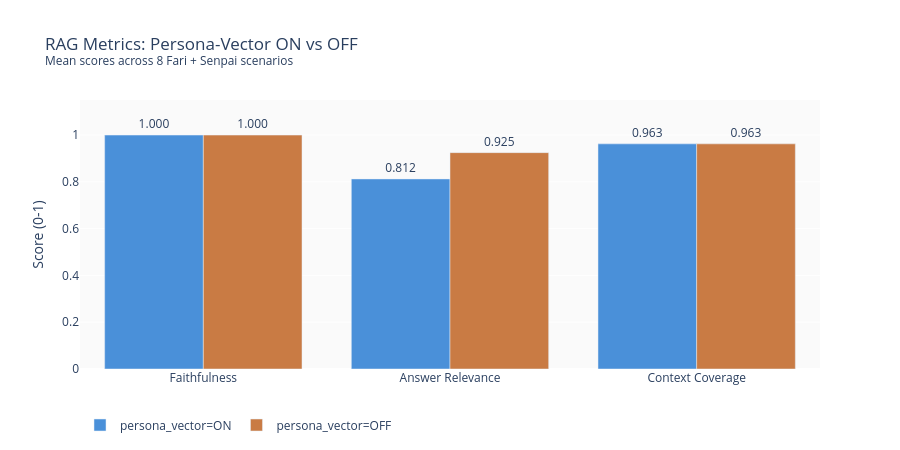

Notebook code for this chart:
### Markdown cell above
## Visualisation — Faithfulness / Relevance / Coverage

### Code cell
try:
    import plotly.graph_objects as go

    metrics = ['faithfulness', 'answer_relevance', 'context_coverage']
    conditions = [True, False]
    labels = ['persona_vector=ON', 'persona_vector=OFF']
    colors = ['#4A90D9', '#C97B44']

    fig = go.Figure()
    for cond, label, color in zip(conditions, labels, colors):
        subset = scored[scored['use_persona_vector'] == cond]
        means = [subset[m].mean() for m in metrics]
        fig.add_trace(go.Bar(
            name=label,
            x=['Faithfulness', 'Answer Relevance', 'Context Coverage'],
            y=means,
            marker_color=color,
            text=[f'{v:.3f}' for v in means],
            textposition='outside',
        ))

    fig.update_layout(
        title='RAG Metrics: Persona-Vector ON vs OFF<br><sup>Mean scores across 8 Fari + Senpai scenarios</sup>',
        yaxis=dict(range=[0, 1.15], title='Score (0-1)'),
        barmode='group',
        plot_bgcolor='#fafafa',
        paper_bgcolor='white',
        height=450,
        legend=dict(orientation='h', y=-0.15),
    )
    fig.show()
except ImportError:
    print('plotly not available — install with: pip install plotly')

### Figure 1 — Plotly figure (JSON) as saved in the notebook; plotly's stock layout.template omitted (floating-point values rounded to 4 significant figures)
{"data": [{"marker": {"color": "#4A90D9"}, "name": "persona_vector=ON", "text": ["1.000", "0.812", "0.963"], "textposition": "outside", "type": "bar", "x": ["Faithfulness", "Answer Relevance", "Context Coverage"], "y": [1, 0.8125, 0.9625]}, {"marker": {"color": "#C97B44"}, "name": "persona_vector=OFF", "text": ["1.000", "0.925", "0.963"], "textposition": "outside", "type": "bar", "x": ["Faithfulness", "Answer Relevance", "Context Coverage"], "y": [1, 0.925, 0.9625]}], "layout": {"barmode": "group", "height": 450, "legend": {"orientation": "h", "y": -0.15}, "paper_bgcolor": "white", "plot_bgcolor": "#fafafa", "title": {"text": "RAG Metrics: Persona-Vector ON vs OFF<br><sup>Mean scores across 8 Fari + Senpai scenarios</sup>"}, "yaxis": {"range": [0, 1.15], "title": {"text": "Score (0-1)"}}}}
